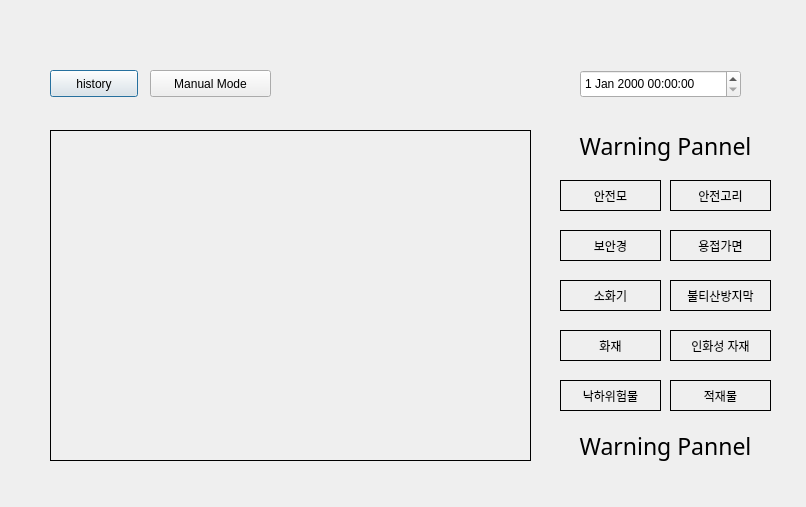
<?xml version="1.0" encoding="UTF-8"?>
<ui version="4.0">
 <class>Dialog</class>
 <widget class="QDialog" name="Dialog">
  <property name="geometry">
   <rect>
    <x>0</x>
    <y>0</y>
    <width>806</width>
    <height>507</height>
   </rect>
  </property>
  <property name="windowTitle">
   <string>Dialog</string>
  </property>
  <property name="autoFillBackground">
   <bool>false</bool>
  </property>
  <widget class="QLabel" name="cameraBox">
   <property name="geometry">
    <rect>
     <x>50</x>
     <y>130</y>
     <width>481</width>
     <height>331</height>
    </rect>
   </property>
   <property name="frameShape">
    <enum>QFrame::Box</enum>
   </property>
   <property name="text">
    <string/>
   </property>
  </widget>
  <widget class="QDateTimeEdit" name="dateTimeEdit">
   <property name="geometry">
    <rect>
     <x>580</x>
     <y>70</y>
     <width>161</width>
     <height>28</height>
    </rect>
   </property>
  </widget>
  <widget class="QPushButton" name="btn_history">
   <property name="geometry">
    <rect>
     <x>50</x>
     <y>70</y>
     <width>88</width>
     <height>27</height>
    </rect>
   </property>
   <property name="text">
    <string>history</string>
   </property>
  </widget>
  <widget class="QPushButton" name="btn_manual">
   <property name="geometry">
    <rect>
     <x>150</x>
     <y>70</y>
     <width>121</width>
     <height>27</height>
    </rect>
   </property>
   <property name="text">
    <string>Manual Mode</string>
   </property>
  </widget>
  <widget class="QLabel" name="label">
   <property name="geometry">
    <rect>
     <x>560</x>
     <y>130</y>
     <width>211</width>
     <height>31</height>
    </rect>
   </property>
   <property name="font">
    <font>
     <family>Toppan Bunkyu Midashi Gothic</family>
     <pointsize>17</pointsize>
    </font>
   </property>
   <property name="text">
    <string>Warning Pannel</string>
   </property>
   <property name="alignment">
    <set>Qt::AlignCenter</set>
   </property>
  </widget>
  <widget class="QLabel" name="label_2">
   <property name="geometry">
    <rect>
     <x>560</x>
     <y>430</y>
     <width>211</width>
     <height>31</height>
    </rect>
   </property>
   <property name="font">
    <font>
     <family>Toppan Bunkyu Midashi Gothic</family>
     <pointsize>17</pointsize>
    </font>
   </property>
   <property name="text">
    <string>Warning Pannel</string>
   </property>
   <property name="alignment">
    <set>Qt::AlignCenter</set>
   </property>
  </widget>
  <widget class="QLabel" name="safetyHat">
   <property name="geometry">
    <rect>
     <x>560</x>
     <y>180</y>
     <width>101</width>
     <height>31</height>
    </rect>
   </property>
   <property name="frameShape">
    <enum>QFrame::Box</enum>
   </property>
   <property name="text">
    <string>안전모</string>
   </property>
   <property name="alignment">
    <set>Qt::AlignCenter</set>
   </property>
  </widget>
  <widget class="QLabel" name="securityChain">
   <property name="geometry">
    <rect>
     <x>670</x>
     <y>180</y>
     <width>101</width>
     <height>31</height>
    </rect>
   </property>
   <property name="frameShape">
    <enum>QFrame::Box</enum>
   </property>
   <property name="text">
    <string>안전고리</string>
   </property>
   <property name="alignment">
    <set>Qt::AlignCenter</set>
   </property>
  </widget>
  <widget class="QLabel" name="safetyGlass">
   <property name="geometry">
    <rect>
     <x>560</x>
     <y>230</y>
     <width>101</width>
     <height>31</height>
    </rect>
   </property>
   <property name="frameShape">
    <enum>QFrame::Box</enum>
   </property>
   <property name="text">
    <string>보안경</string>
   </property>
   <property name="alignment">
    <set>Qt::AlignCenter</set>
   </property>
  </widget>
  <widget class="QLabel" name="weldingHelmet">
   <property name="geometry">
    <rect>
     <x>670</x>
     <y>230</y>
     <width>101</width>
     <height>31</height>
    </rect>
   </property>
   <property name="frameShape">
    <enum>QFrame::Box</enum>
   </property>
   <property name="text">
    <string>용접가면</string>
   </property>
   <property name="alignment">
    <set>Qt::AlignCenter</set>
   </property>
  </widget>
  <widget class="QLabel" name="fireFreezer">
   <property name="geometry">
    <rect>
     <x>560</x>
     <y>280</y>
     <width>101</width>
     <height>31</height>
    </rect>
   </property>
   <property name="frameShape">
    <enum>QFrame::Box</enum>
   </property>
   <property name="text">
    <string>소화기</string>
   </property>
   <property name="alignment">
    <set>Qt::AlignCenter</set>
   </property>
  </widget>
  <widget class="QLabel" name="sparkProof">
   <property name="geometry">
    <rect>
     <x>670</x>
     <y>280</y>
     <width>101</width>
     <height>31</height>
    </rect>
   </property>
   <property name="frameShape">
    <enum>QFrame::Box</enum>
   </property>
   <property name="text">
    <string>불티산방지막</string>
   </property>
   <property name="alignment">
    <set>Qt::AlignCenter</set>
   </property>
  </widget>
  <widget class="QLabel" name="fire">
   <property name="geometry">
    <rect>
     <x>560</x>
     <y>330</y>
     <width>101</width>
     <height>31</height>
    </rect>
   </property>
   <property name="frameShape">
    <enum>QFrame::Box</enum>
   </property>
   <property name="text">
    <string>화재</string>
   </property>
   <property name="alignment">
    <set>Qt::AlignCenter</set>
   </property>
  </widget>
  <widget class="QLabel" name="flammable">
   <property name="geometry">
    <rect>
     <x>670</x>
     <y>330</y>
     <width>101</width>
     <height>31</height>
    </rect>
   </property>
   <property name="frameShape">
    <enum>QFrame::Box</enum>
   </property>
   <property name="text">
    <string>인화성 자재</string>
   </property>
   <property name="alignment">
    <set>Qt::AlignCenter</set>
   </property>
  </widget>
  <widget class="QLabel" name="fallingDanger">
   <property name="geometry">
    <rect>
     <x>560</x>
     <y>380</y>
     <width>101</width>
     <height>31</height>
    </rect>
   </property>
   <property name="frameShape">
    <enum>QFrame::Box</enum>
   </property>
   <property name="text">
    <string>낙하위험물</string>
   </property>
   <property name="alignment">
    <set>Qt::AlignCenter</set>
   </property>
  </widget>
  <widget class="QLabel" name="load">
   <property name="geometry">
    <rect>
     <x>670</x>
     <y>380</y>
     <width>101</width>
     <height>31</height>
    </rect>
   </property>
   <property name="frameShape">
    <enum>QFrame::Box</enum>
   </property>
   <property name="text">
    <string>적재물</string>
   </property>
   <property name="alignment">
    <set>Qt::AlignCenter</set>
   </property>
  </widget>
 </widget>
 <resources/>
 <connections/>
</ui>
